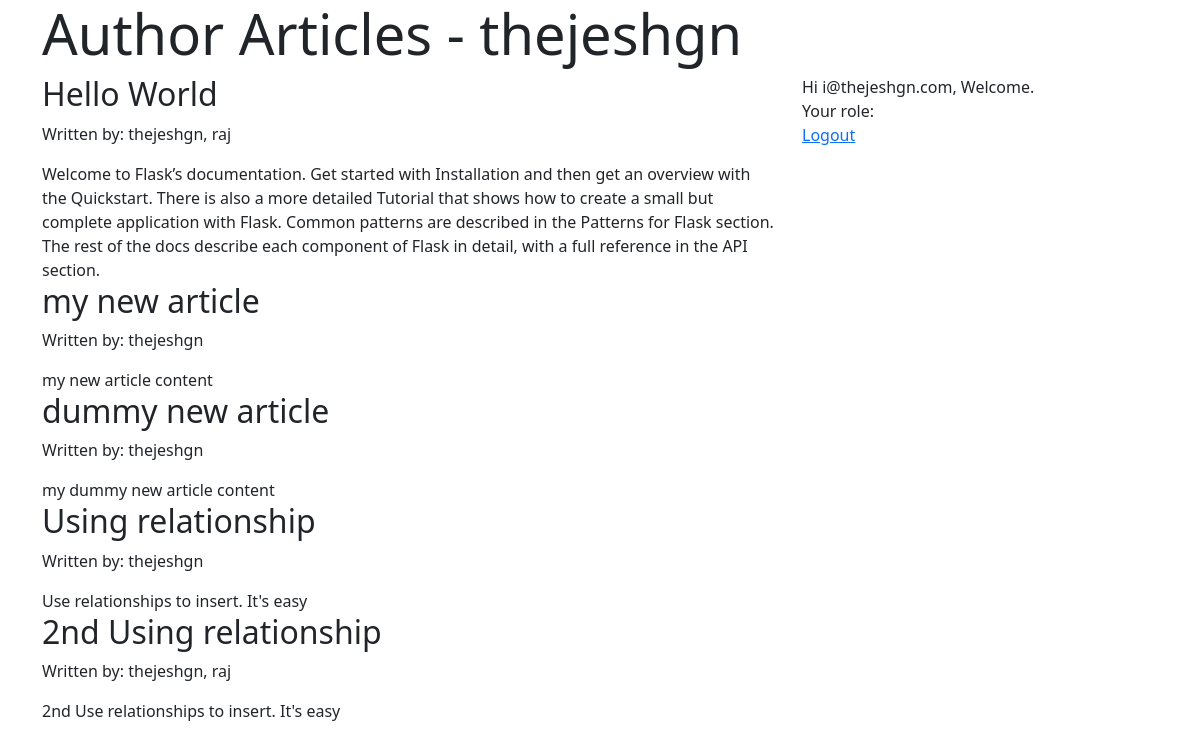
Page /articles_by/thejeshgn (signed in) on the committed database.
### application/models.py (models this page shows)
class Article(db.Model):
    __tablename__ = 'article'
    article_id = db.Column(db.Integer, primary_key=True, autoincrement=True)
    title = db.Column(db.String)
    content = db.Column(db.String)
    authors = db.relationship("User", secondary="article_authors")

class User(db.Model, UserMixin):
    __tablename__ = 'user'
    id = db.Column(db.Integer, autoincrement=True, primary_key=True)
    username = db.Column(db.String, unique=False)
    email = db.Column(db.String, unique=True)
    password = db.Column(db.String(255))
    active = db.Column(db.Boolean())
    roles = db.relationship('Role', secondary=roles_users,backref=db.backref('users', lazy='dynamic'))

### application/controllers.py (the view)
@app.route("/articles_by/<user_name>", methods=["GET", "POST"])
@login_required
def articles_by_author(user_name):
    articles = Article.query.filter(Article.authors.any(username=user_name))
    return render_template("articles_by_author.html", articles=articles, username=user_name)

### templates/articles_by_author.html (shortened to what this page needs)
<!DOCTYPE html>
<html>
    <head>
        <link rel="stylesheet" type="text/css" href="{{ url_for('static', filename='bootstrap/css/bootstrap.min.css') }}"/>
        <link rel="stylesheet" type="text/css" href="{{ url_for('static', filename='style.css') }}"/>
    </head>
    <body>
        <div class="container">
            <div class="jumbotron">
                <h1 class="display-4">Author Articles - {{username}}</h1>
            </div>
            <div class="row">
                <div class="col-md-8">
                    {% for article in articles %}
                        <div>
                            <h2>{{ article["title"]}}</h2>
                            <p>Written by:
                                {% for author in article["authors"] %}
                                    {{ author["username"] }}{% if not loop.last %},{% endif %}
                                {% endfor %}
                            </p>
                            <div>
                                {{ article["content"]}}
                            </div>
                        </div>
                    {% endfor %}
                </div>
                <div class ="col-md-4">
                    {% include 'sidebar.html' %}
                </div>
            </div>
        </div>
    </body>
</html>

### templates/sidebar.html (shortened to what this page needs)
{% if current_user.is_authenticated %}
    Hi {{current_user.email}}, Welcome.
    <br> Your role:
    <br>
    <a href="/logout">Logout</a>
{% else %}
    <a href="/login">Login</a>
{% endif %}

### rows in the picture
Article: title "Hello World", content "Welcome to Flask’s documentation. Get started with Installation and then get an overview with the Quickstart. There is also a more detailed Tutorial that shows how to create a small but complete application with Flask. Common patterns are described in the Patterns for Flask section. The rest of the docs describe each component of Flask in detail, with a full reference in the API section."
User: username "thejeshgn", email "i@thejeshgn.com"
User: username "raj"
Article: title "my new article", content "my new article content"
Article: title "dummy new article", content "my dummy new article content"
Article: title "Using relationship", content "Use relationships to insert. It's easy"
Article: title "2nd Using relationship", content "2nd Use relationships to insert. It's easy"
